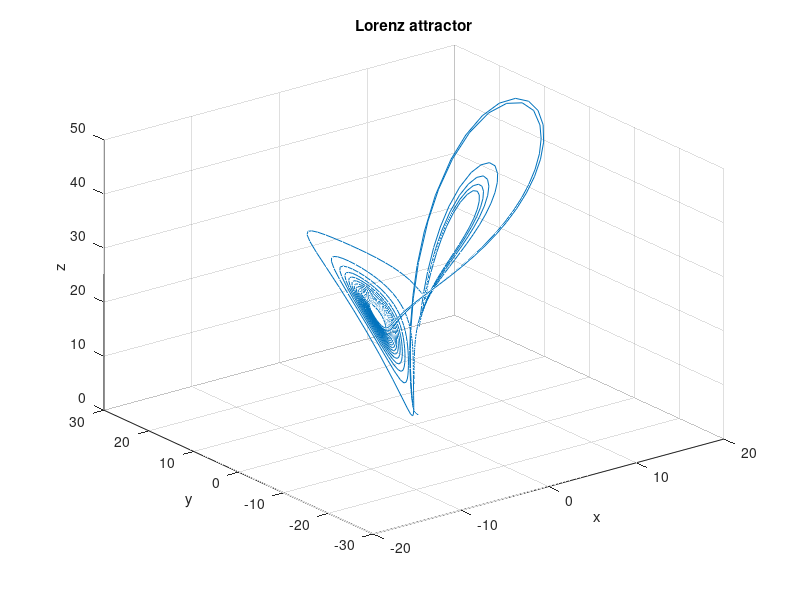

Here is the MATLAB script that generated this plot:
% Аттрактор Лоренца
% Хаос при росте ρ (ode45)

rho = 28; sigma = 10; beta = 8/3;
fL = @(t, s) [sigma*(s(2)-s(1)); s(1)*(rho-s(3))-s(2); s(1)*s(2)-beta*s(3)];
[tL, yL] = ode45(fL, [0 20], [1 1 1]);
figure;
plot3(yL(:,1), yL(:,2), yL(:,3));
title('Lorenz attractor'); xlabel('x'); ylabel('y'); zlabel('z'); grid on;

%{
@play
{
 "title": "Lorenz attractor",
 "groups": [
  {
   "name": "System",
   "controls": [
    {
     "var": "rho",
     "label": "ρ",
     "min": 5,
     "max": 45,
     "step": 1,
     "default": 28
    }
   ]
  }
 ]
}
%}
